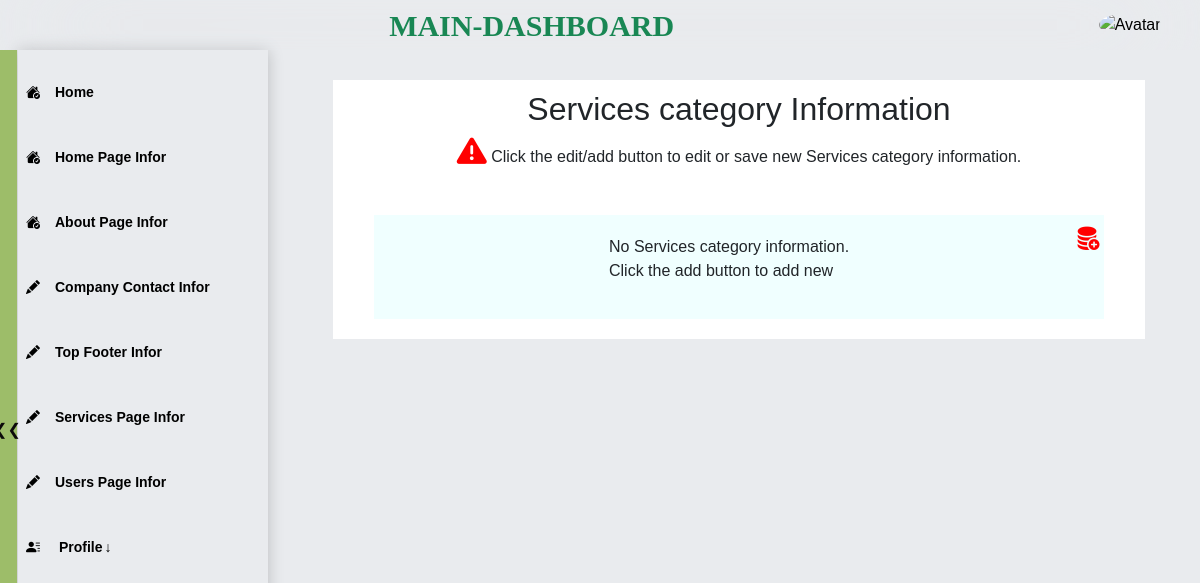
The app's page /services/serivces-category-list/ (signed in), older data.
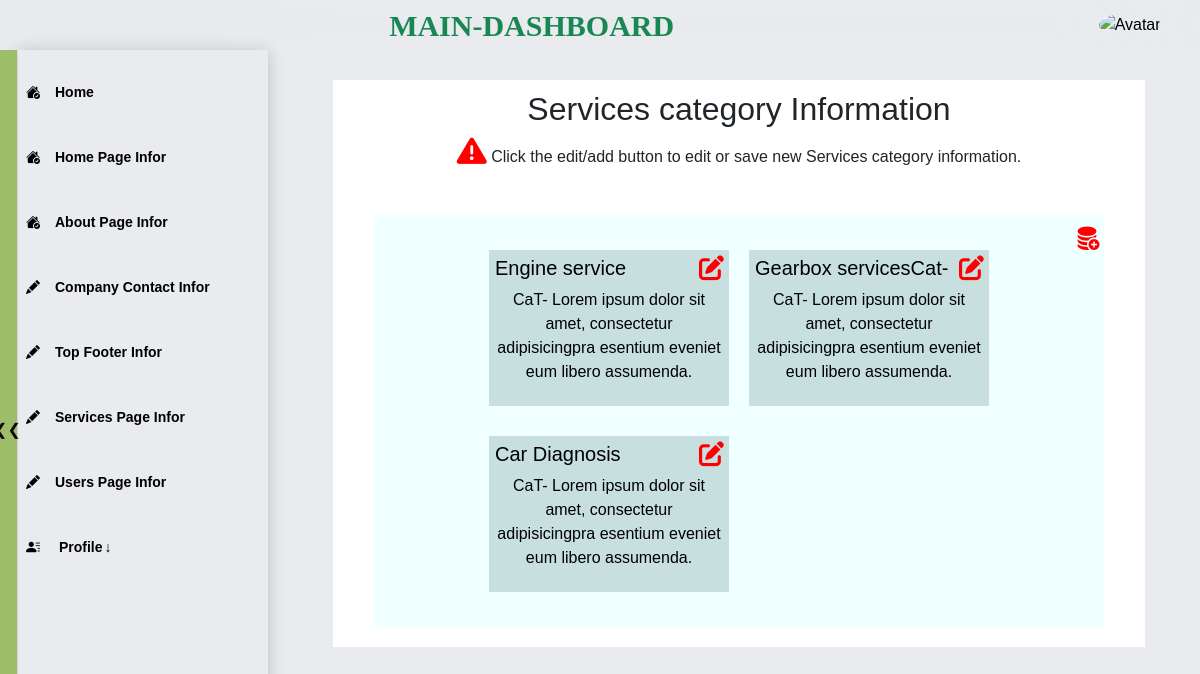
The same page, newer data.
### services/models.py (models this page shows, shortened)
class ServiceCategory(models.Model):
    category_name = models.CharField(default='Engine services', max_length=200, null=False)
    cat_description = models.TextField(
        default='CaT- Lorem ipsum dolor sit amet, consectetur adipisicingpra esentium eveniet eum libero assumenda.',
        null=False
    )
    img_icon = models.ImageField(default='service_default.png', upload_to='services_Icons',null=True, blank=True)
    slug = models.SlugField(unique=True, blank=True)  # Add a slug field

### services/admin_views/service_list_view_V.py (the view)
# urls.py: path('serivces-category-list/', view_service_categories, name='view_service_categories'),
def view_service_categories(request):
    service_categories = ServiceCategory.objects.all()
    context ={
        'service_categories': service_categories,
        }
    return render(request, 'maindashboard/services/services_category_list_view.html', context)

### templates/maindashboard/services/services_category_list_view.html (shortened to what this page needs)
{% extends 'maindashboard/dashboard_base.html' %}
{% load static %}
{% block css %}
<link rel="stylesheet" href="{% static 'css/services.css' %}" type="text/css">
<link rel="stylesheet" href="{% static 'css/blogdashboard/author/write_new_article.css' %}">
{% endblock css %}
{% block content %}
<section class="services item2 section write-A-page">
    <div class="write-a-c bg--white">
        <div id="w-a-heading">
            <h2> Services category Information</h2>
            <h6 class="warning">
                <i class="fa fa-solid fa-triangle-exclamation"></i>
                Click the edit/add button to edit or save new Services category information.
            </h6>
        </div>
        <div class="div1 edit-icon-h">
            {% if service_categories %}
            {% for category in service_categories %}
                <div class="service--">
                    <a href="{% url 'services_of_category' category_id=category.id %}">
                        <div class="service edit-icon-h">
                            <h5>{{ category.category_name }}</h5>
                            <p>
                                {{ category.cat_description }}
                            </p>
                            <div class="edit-icon">
                                <a href="{% url 'create_services_category' pk=category.id %}">
                                    <i class="fa-solid fa-pen-to-square"></i>
                                </a>
                            </div>
                        </div>
                    </a>
                </div>
            {% endfor %}
            {% else %}
                <div class="edit-icon-h">
                    <p>No Services category information. Click the add button to add new</p>
                </div>
                {% endif %}
                <div class="edit-icon">
                    <a href="{% url 'create_services_category' %}">
                    <i class="bi bi-database-fill-add"></i>
                    </a>
                </div>
        </div>
    </div>
</section>
{% endblock content %}

Row changes from the older to the newer data that the page shows:
added ServiceCategory: category_name "Engine service", cat_description "CaT- Lorem ipsum dolor sit amet, consectetur adipisicingpra esentium eveniet eum libero assumenda."
added ServiceCategory: category_name "Gearbox servicesCat-", cat_description "CaT- Lorem ipsum dolor sit amet, consectetur adipisicingpra esentium eveniet eum libero assumenda."
added ServiceCategory: category_name "Car Diagnosis", cat_description "CaT- Lorem ipsum dolor sit amet, consectetur adipisicingpra esentium eveniet eum libero assumenda."
Text that changed along with them:
text no longer shown: "No Services category information. Click the add button to add new"
